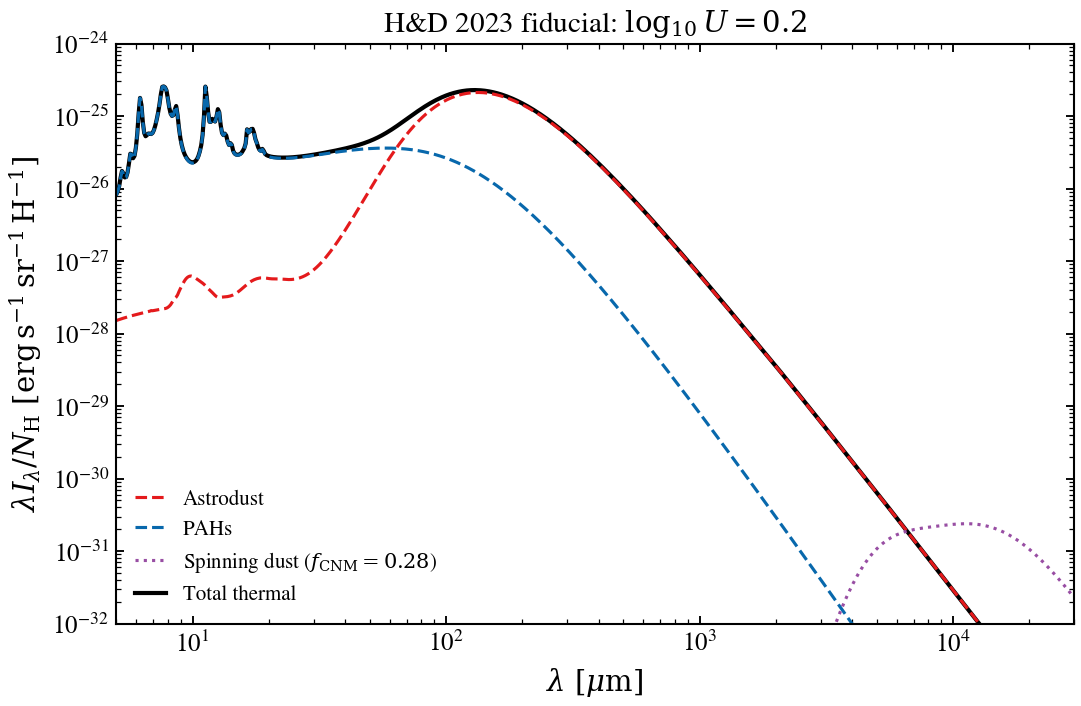

Write the Python code that produced this figure.
r"""
Astrodust+PAH per-component decomposition
=========================================

Per-component breakdown (Astrodust continuum, PAHs, spinning dust) at the
Hensley & Draine 2023 fiducial ionization parameter :math:`\log_{10} U = 0.2`.

.. sphx-glr-precomputed-img:

.. image:: images/sphx_glr_plot_astrodust_hd23_03_components_at_fiducial_U_001.png
   :alt: plot_astrodust_hd23_03_components_at_fiducial_U
   :class: sphx-glr-single-img

"""

import matplotlib.pyplot as plt
import numpy as np

from tengri import data_path
from tengri.analysis.plotting import setup_style
from tengri.components.dust.astrodust_hd23 import load_astrodust_hd23_or_raise

setup_style()

tpl = load_astrodust_hd23_or_raise(data_path("astrodust_templates.h5"))
wave_um = np.asarray(tpl.wavelength_um)
lgU = np.asarray(tpl.lgU)

i = int(np.argmin(np.abs(lgU - 0.2)))

c_cgs = 2.99792458e10
lam_cm = wave_um * 1.0e-4
factor = c_cgs / (4.0 * np.pi * lam_cm)
li_total = np.asarray(tpl.L_nu_total[i]) * factor
li_astro = np.asarray(tpl.L_nu_astrodust[i]) * factor
li_pah = np.asarray(tpl.L_nu_pah[i]) * factor
spd = 0.28 * (np.asarray(tpl.L_nu_spdust_Ad_CNM) + np.asarray(tpl.L_nu_spdust_PAH_CNM)) + 0.72 * (
    np.asarray(tpl.L_nu_spdust_Ad_WNM) + np.asarray(tpl.L_nu_spdust_PAH_WNM)
)
li_spd = spd * factor

fig, ax = plt.subplots(figsize=(7.5, 5.0))
ax.plot(wave_um, li_astro, color="#e41a1c", ls="--", lw=1.5, label="Astrodust")
ax.plot(wave_um, li_pah, color="#0868ac", ls="--", lw=1.5, label="PAHs")
mask = li_spd > 1.0e-32
ax.plot(
    wave_um[mask],
    li_spd[mask],
    color="#984ea3",
    ls=":",
    lw=1.5,
    label=r"Spinning dust ($f_{\rm CNM}=0.28$)",
)
ax.plot(wave_um, li_total, color="k", lw=2, label="Total thermal", zorder=0)
ax.set(
    xscale="log",
    yscale="log",
    xlabel=r"$\lambda\ [\mu\mathrm{m}]$",
    ylabel=r"$\lambda I_\lambda / N_{\rm H}\ [\mathrm{erg\,s^{-1}\,sr^{-1}\,H^{-1}}]$",
    xlim=(5.0, 3.0e4),
    ylim=(1.0e-32, 1.0e-24),
    title=rf"H&D 2023 fiducial: $\log_{{10}} U={lgU[i]:.1f}$",
)
ax.legend(loc="lower left", frameon=False, fontsize=10)
fig.tight_layout()
plt.savefig("plot_astrodust_hd23_03_components_at_fiducial_U.png", dpi=150, bbox_inches="tight")
plt.show()
